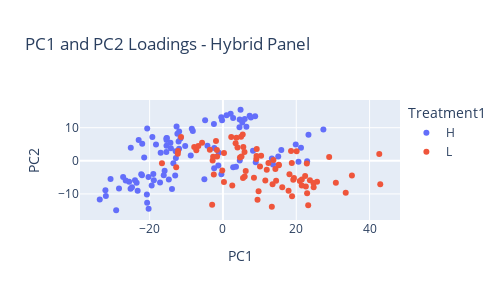

Notebook code for this chart:
### Code cell
# Summary stats for nutes
# Calculate NDVI based on lit
df_nutes['ndvi'] = (df_nutes['800'] - df_nutes['651'])/(df_nutes['800'] + df_nutes['651'])
# Use just R2
df_nutes_R2 = df_nutes[df_nutes['DevStage'] == 'R2'].reset_index()
# Scale the spectra
scaler = StandardScaler()
scaled_spec = scaler.fit_transform(df_nutes_R2[wavelengths])
# Calculate components for scalled spectra
pca = PCA(n_components=5)
pca_components = pca.fit_transform(scaled_spec)
ev= pca.explained_variance_ratio_
print(np.cumsum(ev))
# Create df for components
pca_df = pd.DataFrame(data = pca_components, columns = ['PC1', 'PC2', 'PC3', 'PC4', 'PC5'])
# attach components back to gas_ex
print(pca_df.shape)
print(df_nutes_R2.shape)
df_nutes_pca = pd.concat([df_nutes_R2, pca_df], axis = 1)
print(df_nutes_pca.shape)
fig = px.scatter(df_nutes_R2, x = 'PC1', y = 'PC2', color = 'Treatment1',
                 width=500, height=300, title= 'PC1 and PC2 Loadings - Hybrid Panel')
fig.show()

### Figure 1 — Plotly figure (JSON) as saved in the notebook; plotly's stock layout.template omitted (floating-point values rounded to 4 significant figures)
{"data": [{"hovertemplate": "Treatment1=H<br>PC1=%{x}<br>PC2=%{y}<extra></extra>", "legendgroup": "H", "marker": {"color": "#636efa", "symbol": "circle"}, "mode": "markers", "name": "H", "orientation": "v", "showlegend": true, "type": "scatter", "x": [-20.66, -18.26, -8.495, -19.25, -15.39, -25.14, -14.32, -15.29, -11.95, -11.59, -12.9, -15.43, -4.226, -12.42, -22.02, -11.97, -22.99, -15.42, -13.53, -10.3, -1.126, -16.98, 23.33, 2.104, 4.573, 4.514, -0.2351, -4.859, 5.283, -12.65, -2.455, 7.289, 4.809, 6.399, 0.9889, 27.4, -8.213, -0.4496, 7.624, 2.781, 5.949, 21.29, 8.785, -15.4, -12.1, -2.36, -14.2, -8.78, -12.83, -21.48, -15.91, -19.44, 13.67, -17.16, -25.2, -27.23, -24.0, -20.75, -25.59, -20.27, -28.36, -22.08, -13.03, -18.85, -24.81, -23.54, -18.99, -13.9, -26.53, -30.66, -16.15, -32.06, -20.3, -20.68, -22.29, -23.27, -14.76, -29.13, -33.6, -31.94, 2.796, 8.2, 15.92, -2.391, 19.86, 20.61, -1.264, 15.09, 3.563, -0.4233, 13.34, 22.97, 8.943, -5.066, 4.595], "xaxis": "x", "y": [9.786, 4.937, 9.69, 7.189, 6.313, 3.968, 5.446, 6.896, 8.867, 6.764, 2.893, 2.668, 4.52, 8.168, 5.181, 3.618, 6.3, 6.848, -0.7404, 4.494, 2.403, 2.425, 7.905, 14.2, 12.45, 10.14, 12.26, 12.23, 11.57, 10.36, 11.14, 13.6, 15.42, 10.32, 13.72, 9.442, 9.018, 13.17, 13.11, 12.94, 12.6, 3.941, 13.45, 4.531, 5.829, 3.884, 3.803, 1.589, 0.8503, 1.009, -2.992, -7.486, -1.109, -6.59, -8.443, -4.924, -5.868, -10.21, -6.298, -14.45, -8.398, -4.362, -4.451, -5.85, -8.018, -6.643, -3.98, -8.489, -5.949, -5.53, -4.397, -8.913, -4.887, -12.66, -4.036, -9.052, -5.636, -14.94, -11.71, -10.66, -1.966, 3.064, 3.228, -2.226, 4.897, -0.282, -1.443, 1.273, -1.791, -4.084, 0.6566, -0.1223, -0.4541, -5.55, 0.07862], "yaxis": "y"}, {"hovertemplate": "Treatment1=L<br>PC1=%{x}<br>PC2=%{y}<extra></extra>", "legendgroup": "L", "marker": {"color": "#EF553B", "symbol": "circle"}, "mode": "markers", "name": "L", "orientation": "v", "showlegend": true, "type": "scatter", "x": [-12.23, -11.43, -12.32, -2.487, -12.75, 9.107, -1.594, 10.11, -7.83, 3.459, -6.712, -2.81, -3.568, -1.648, 5.482, -0.1774, -5.694, 14.51, -16.63, -2.672, 15.24, 12.41, -7.26, 4.65, 18.59, 5.558, 0.2857, 3.967, 3.687, -1.894, 10.41, 28.98, 42.65, 9.161, 2.266, 4.942, 9.216, 5.066, 5.886, 13.78, 5.397, 24.75, 20.96, 33.5, 24.68, 22.88, 19.19, 20.09, 30.8, 42.91, 8.462, 11.95, 17.9, 22.62, 21.52, 11.56, 23.73, 22.96, 16.18, 13.34, 9.437, -2.941, 18.85, 5.935, 14.31, 2.548, 25.67, 21.5, 13.54, 0.2812, 18.14, 9.727, 15.23, 35.19, 18.79, 6.216, 23.26, 19.37, 22.43], "xaxis": "x", "y": [2.929, 7.166, 2.123, -4.151, -1.986, 0.5517, 1.315, -1.738, 4.192, 5.288, 4.489, 0.1152, 3.361, 3.247, -5.187, -2.936, 5.477, -6.052, -0.7289, 1.252, -1.34, -0.6896, 3.19, 1.022, 2.949, 4.188, 2.389, 4.017, 6.992, 5.969, 1.542, 1.14, 2.059, 1.467, 7.209, 7.27, 3.548, 1.301, 2.681, 0.2276, 7.908, -7.994, -6.121, -9.624, -6.691, -0.8226, -5.728, 2.849, -6.623, -7.081, -5.095, -2.67, -9.08, -7.782, -5.621, -5.952, -5.866, -9.773, -7.994, -13.89, -11.75, -13.31, -10.73, -4.719, -2.441, -7.482, -6.365, -7.433, -7.073, -6.423, -4.077, -9.208, -1.209, -4.439, -0.6606, -3.103, -13.43, -5.185, -4.628], "yaxis": "y"}], "layout": {"height": 300, "legend": {"title": {"text": "Treatment1"}, "tracegroupgap": 0}, "title": {"text": "PC1 and PC2 Loadings - Hybrid Panel"}, "width": 500, "xaxis": {"anchor": "y", "domain": [0, 1], "title": {"text": "PC1"}}, "yaxis": {"anchor": "x", "domain": [0, 1], "title": {"text": "PC2"}}}}
